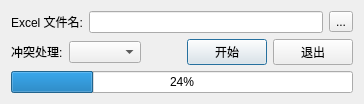
<?xml version="1.0" encoding="UTF-8"?>
<ui version="4.0">
 <class>FrmTransferExcel</class>
 <widget class="QDialog" name="FrmTransferExcel">
  <property name="geometry">
   <rect>
    <x>0</x>
    <y>0</y>
    <width>432</width>
    <height>104</height>
   </rect>
  </property>
  <property name="sizePolicy">
   <sizepolicy hsizetype="Fixed" vsizetype="Fixed">
    <horstretch>0</horstretch>
    <verstretch>0</verstretch>
   </sizepolicy>
  </property>
  <property name="windowTitle">
   <string>从 Excel 文件导入</string>
  </property>
  <layout class="QVBoxLayout" name="verticalLayout">
   <property name="sizeConstraint">
    <enum>QLayout::SetFixedSize</enum>
   </property>
   <item>
    <layout class="QHBoxLayout" name="horizontalLayout">
     <property name="sizeConstraint">
      <enum>QLayout::SetFixedSize</enum>
     </property>
     <item>
      <widget class="QLabel" name="label">
       <property name="text">
        <string>Excel 文件名:</string>
       </property>
       <property name="buddy">
        <cstring>lineEdit</cstring>
       </property>
      </widget>
     </item>
     <item>
      <widget class="QLineEdit" name="lineEdit">
       <property name="sizePolicy">
        <sizepolicy hsizetype="Expanding" vsizetype="Fixed">
         <horstretch>0</horstretch>
         <verstretch>0</verstretch>
        </sizepolicy>
       </property>
      </widget>
     </item>
     <item>
      <widget class="QToolButton" name="selectFile">
       <property name="text">
        <string>...</string>
       </property>
      </widget>
     </item>
    </layout>
   </item>
   <item>
    <layout class="QHBoxLayout" name="horizontalLayout_2">
     <property name="sizeConstraint">
      <enum>QLayout::SetFixedSize</enum>
     </property>
     <item>
      <widget class="QLabel" name="label_2">
       <property name="text">
        <string>冲突处理:</string>
       </property>
      </widget>
     </item>
     <item>
      <widget class="QComboBox" name="cbType">
       <property name="sizePolicy">
        <sizepolicy hsizetype="Expanding" vsizetype="Fixed">
         <horstretch>0</horstretch>
         <verstretch>0</verstretch>
        </sizepolicy>
       </property>
      </widget>
     </item>
     <item>
      <spacer name="horizontalSpacer">
       <property name="orientation">
        <enum>Qt::Horizontal</enum>
       </property>
       <property name="sizeHint" stdset="0">
        <size>
         <width>40</width>
         <height>20</height>
        </size>
       </property>
      </spacer>
     </item>
     <item>
      <widget class="QPushButton" name="pbRun">
       <property name="sizePolicy">
        <sizepolicy hsizetype="Fixed" vsizetype="Fixed">
         <horstretch>0</horstretch>
         <verstretch>0</verstretch>
        </sizepolicy>
       </property>
       <property name="text">
        <string>开始</string>
       </property>
      </widget>
     </item>
     <item>
      <widget class="QPushButton" name="pbExit">
       <property name="sizePolicy">
        <sizepolicy hsizetype="Fixed" vsizetype="Fixed">
         <horstretch>0</horstretch>
         <verstretch>0</verstretch>
        </sizepolicy>
       </property>
       <property name="layoutDirection">
        <enum>Qt::RightToLeft</enum>
       </property>
       <property name="text">
        <string>退出</string>
       </property>
      </widget>
     </item>
    </layout>
   </item>
   <item>
    <widget class="QProgressBar" name="progressBar">
     <property name="value">
      <number>24</number>
     </property>
    </widget>
   </item>
  </layout>
 </widget>
 <resources/>
 <connections/>
</ui>
